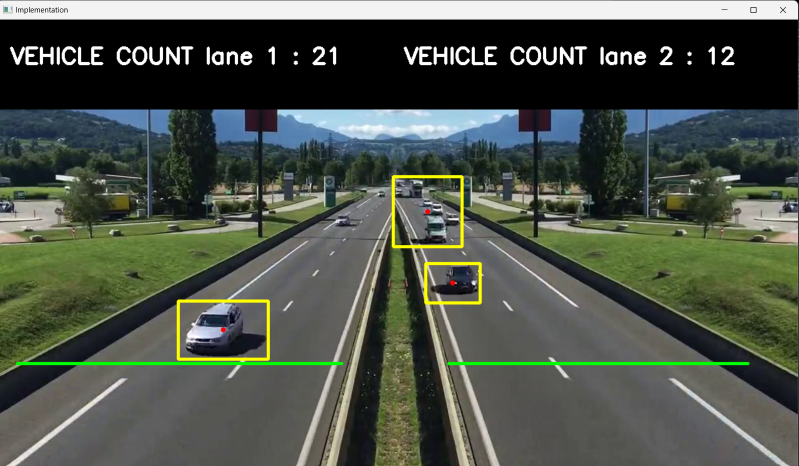
#> input picture Implementation.png, 1597 x 932 px, given in place of testvideo.mp4, which was not available (shown at 1/2 size)
$ python main.py
#> lines starting #> are read from the running program, lines starting #| are printed output that depends on the picture; after the words box and inside, x2 and y2 are one past the last pixel; in counts of white or black regions, pixels touching at a corner belong together; pictures that were not available may be replaced by others from this repository, and a replacement may not be noted
import cv2
import numpy as np
from time import sleep
import time

width_min = 55  # Minimum width of rectangle
height_min = 55  # Minimum height of rectangle
offset = 8  # Allowed error between pixels
line_pos_y = 550  # Count line position
delay = 60  # Video FPS

dect1 = []  # center points of cars in lane 1
dect2 = []  # center points of cars in lane 2


def find_center(x, y, w, h):  # x,y start_points and w,h end_points
    x1 = int(w / 2)
    y1 = int(h / 2)
    cx = x + x1
    cy = y + y1
    return cx, cy


cap = cv2.VideoCapture('testvideo.mp4')  # live = id of camera

# Extract moving objects from static background
sub_algo = cv2.createBackgroundSubtractorMOG2()

cars1 = 0
cars2 = 0
totalcars1 = 0
totalcars2 = 0

while True:
    ret, frame1 = cap.read()
#> frame1 is the input picture: shape (932, 1597, 3); mean B, G, R 73.1, 83.4, 76.7

    if not ret:
        print("Error: Couldn't read the frame. Exiting...")
        break

    time.sleep(1 / delay)

    grey = cv2.cvtColor(frame1, cv2.COLOR_BGR2GRAY)
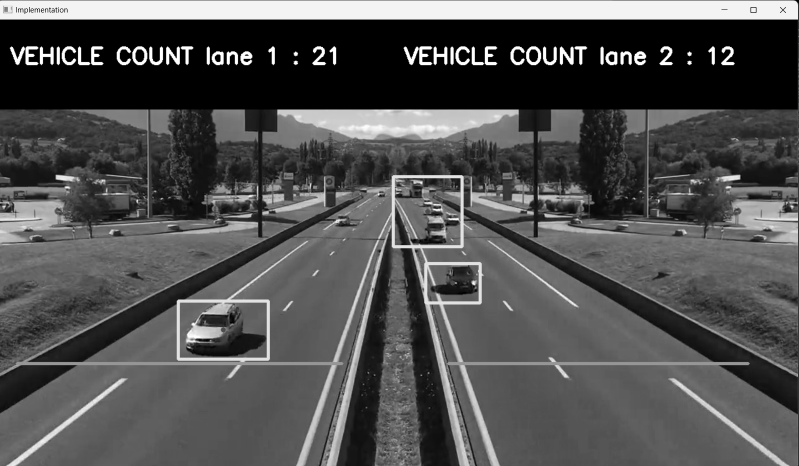
#> grey: shape (932, 1597) (shown at 1/2 size); min 0, max 255, mean 80.2

    blur = cv2.GaussianBlur(grey, (5, 5), 0)

    img_sub = sub_algo.apply(blur)
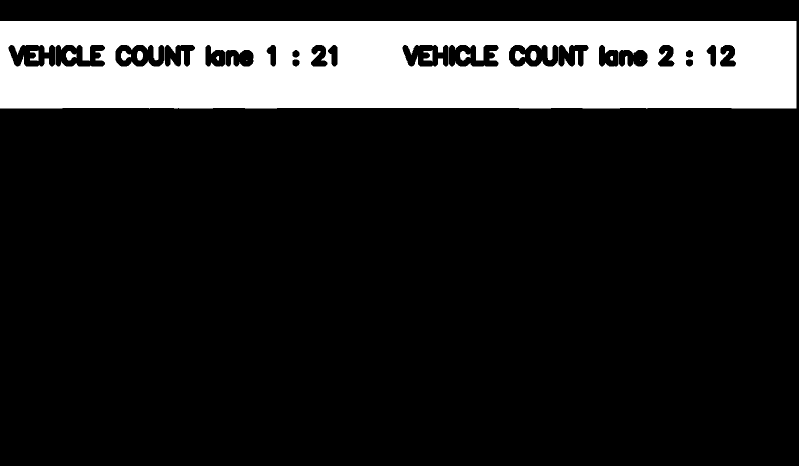
#> img_sub: shape (932, 1597) (shown at 1/2 size); values 127 (black) and 255 (white), 16.5% white; 13 white regions (2 under 20 px), largest, box (x1, y1, x2, y2) and area: (0, 42, 1593, 217) 243763, (132, 102, 153, 121) 246, (920, 102, 941, 121) 243

    dilate = cv2.dilate(img_sub, np.ones((5, 5)))
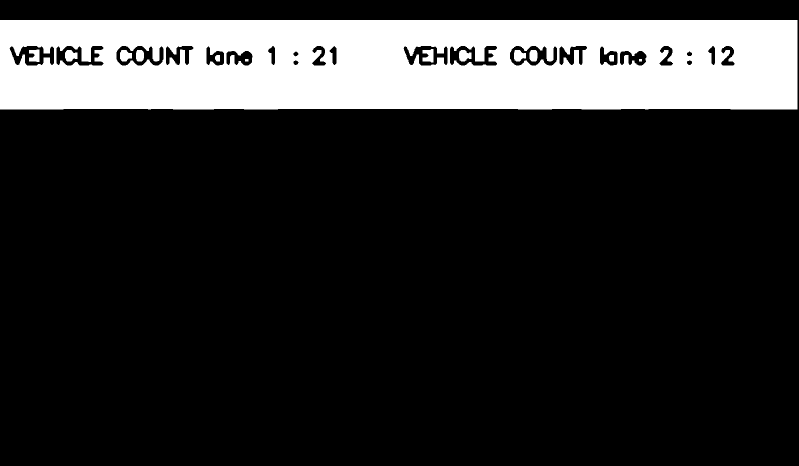
#> dilate: shape (932, 1597) (shown at 1/2 size); values 127 (black) and 255 (white), 17.8% white; 13 white regions, largest, box (x1, y1, x2, y2) and area: (0, 40, 1595, 219) 261237, (845, 98, 867, 125) 445, (130, 100, 155, 123) 438

    kernel = cv2.getStructuringElement(cv2.MORPH_ELLIPSE, (5, 5))

    dilated = cv2.morphologyEx(dilate, cv2.MORPH_CLOSE, kernel)
#> dilated: shape (932, 1597); values 127 (black) and 255 (white), 17.8% white; 13 white regions, largest, box (x1, y1, x2, y2) and area: (0, 40, 1597, 219) 261885, (845, 97, 867, 126) 452, (130, 100, 155, 123) 440
    dilated = cv2.morphologyEx(dilated, cv2.MORPH_CLOSE, kernel)

    contours, _ = cv2.findContours(dilated, cv2.RETR_TREE, cv2.CHAIN_APPROX_SIMPLE)
#> contours = [[[0, 0], [0, 931], [1596, 931], [1596, 0]]]

    cv2.line(frame1, (30, line_pos_y), (550, line_pos_y), (0, 255, 0), 4)
    cv2.line(frame1, (720, line_pos_y), (1200, line_pos_y), (0, 255, 0), 4)
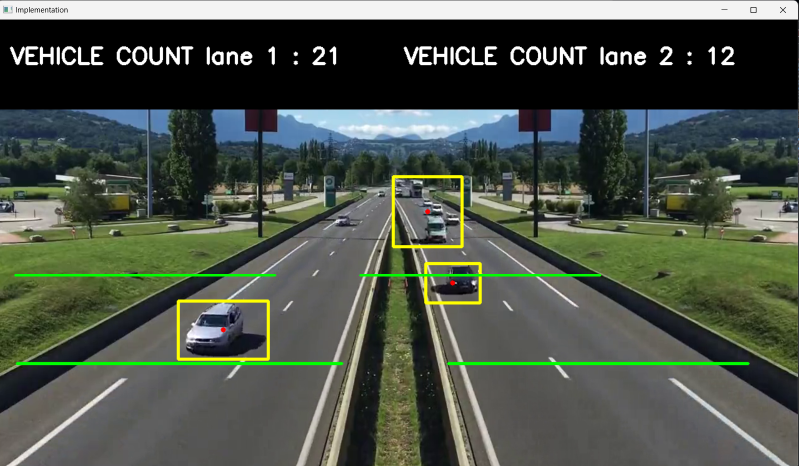
#> frame1: shape (932, 1597, 3) (shown at 1/2 size); mean B, G, R 72.9, 83.9, 76.4

    for i, c in enumerate(contours):
        (x, y, w, h) = cv2.boundingRect(c)
        validate_contour = (w >= width_min) and (h >= height_min)
        if not validate_contour:
            continue

        cv2.rectangle(frame1, (x, y), (x + w, y + h), (0, 255, 255), 3)

        center = find_center(x, y, w, h)

        if x < 550:
            dect1.append(center)
        else:
            dect2.append(center)

        cv2.circle(frame1, center, 4, (0, 0, 255), -1)
#> this loop made 1 pass
#> (c, x, y, w, h, validate_contour, x1 in find_center, y1 in find_center) on pass 1: ([[0, 0], [0, 931], [1596, 931], [1596, 0]], 0, 0, 1597, 932, True, 798, 466)
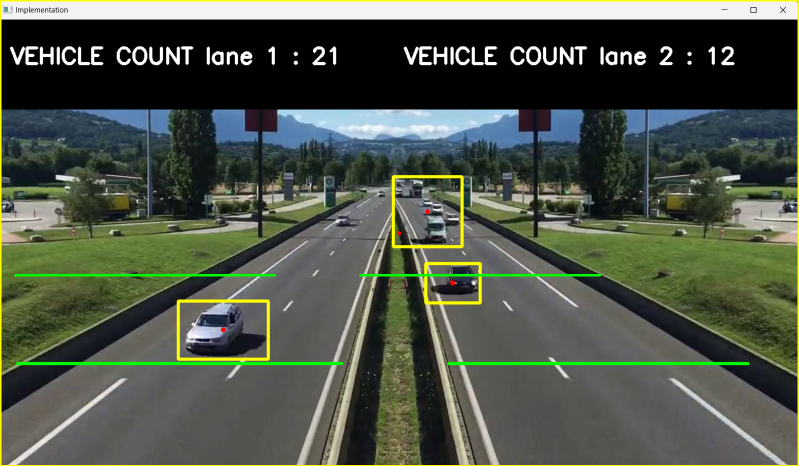
#> frame1: shape (932, 1597, 3) (shown at 1/2 size); 0.85% of pixels changed, all inside (x1, y1, x2, y2) = (0, 0, 1597, 932)
#> after the loop, dect1 = [(798, 466)]; dect2 = []

    # Handling cars detected in lane 1
    for (x, y) in dect1[:]:
        if y < (line_pos_y + offset) and y > (line_pos_y - offset):
            cars1 += 1
            totalcars1 += 1
            dect1.remove((x, y))
            cv2.line(frame1, (30, line_pos_y), (550, line_pos_y), (0, 127, 255), 4)
            print(f"Car detected in Lane 1: {cars1}")
#> this loop made 1 pass
#> after the loop, cars1 = 0; totalcars1 = 0

    # Handling cars detected in lane 2
    for (x, y) in dect2[:]:
        if y < (line_pos_y + offset) and y > (line_pos_y - offset):
            cars2 += 1
            totalcars2 += 1
            dect2.remove((x, y))
            cv2.line(frame1, (720, line_pos_y), (1200, line_pos_y), (0, 127, 255), 4)
            print(f"Car detected in Lane 2: {cars2}")
#> this loop made 0 passes
#> after the loop, cars2 = 0; totalcars2 = 0

    # Display vehicle count on screen
    cv2.putText(frame1, f"VEHICLE COUNT lane 2 : {cars2}", (650, 70), cv2.FONT_HERSHEY_SIMPLEX, 1.2, (255, 255, 255), 3)
    cv2.putText(frame1, f"VEHICLE COUNT lane 1 : {cars1}", (20, 70), cv2.FONT_HERSHEY_SIMPLEX, 1.2, (255, 255, 255), 3)
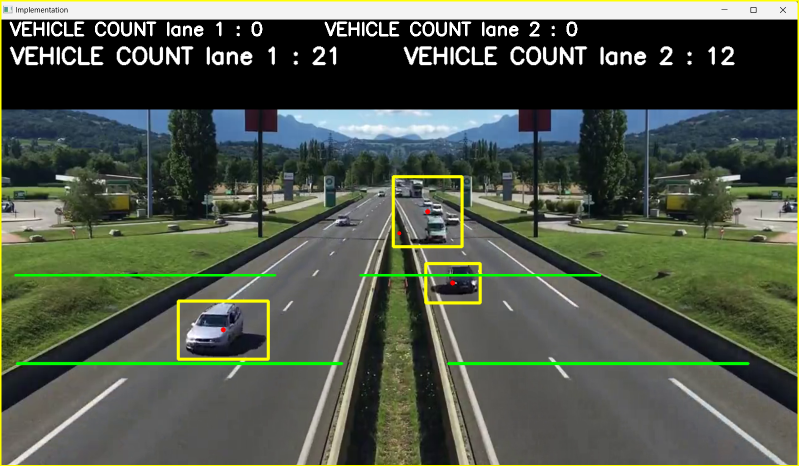
#> frame1: shape (932, 1597, 3) (shown at 1/2 size); mean B, G, R 73.6, 86.8, 79.3

    # Show the frames
    cv2.imshow("Implementation", frame1)
    cv2.imshow("Mask", dilated)

    if cv2.waitKey(1) == 13:
#> (key Esc is pressed here)
        break

cv2.destroyAllWindows()
cap.release()
